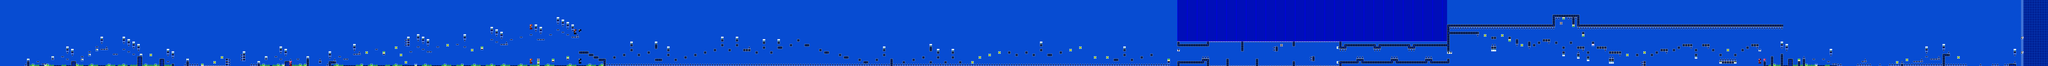

Rendered tile map (Tiled .tmx) drawn with the repository's tilesets; below, a short description and the map source with its tile grids summarised:
An orthogonal 835x27 tile map with 16x16 px tiles, 2 tile layers (SP, ...), 2 tilesets.

<map version="1.10" tiledversion="1.10.2" orientation="orthogonal" renderorder="right-down" width="835" height="27" tilewidth="16" tileheight="16" infinite="0" nextlayerid="3" nextobjectid="1">
 <editorsettings>
  <export target="cantletgo.csv" format="csv" />
 </editorsettings>
 <tileset firstgid="1" name="famidash" tilewidth="16" tileheight="16" tilecount="256" columns="16">
  <image source="../../GRAPHICS/famidash.bmp" width="256" height="256" />
 </tileset>
 <tileset firstgid="257" name="sprites" tilewidth="16" tileheight="16" tilecount="256" columns="16">
  <image source="../../GRAPHICS/sprites.png" width="256" height="256" />
 </tileset>
 <layer id="1" width="835" height="27" opacity="0.9">
  <data>[22545 cells, 22545 non-empty, 35 distinct tile ids]</data>
 </layer>
 <layer id="2" name="SP" width="835" height="27">
  <data>[22545 cells, 165 non-empty, 28 distinct tile ids]</data>
 </layer>
</map>
